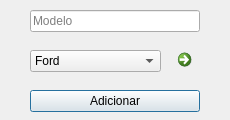
<?xml version="1.0" encoding="UTF-8"?>
<ui version="4.0">
 <class>CadastrarModelo</class>
 <widget class="QDialog" name="CadastrarModelo">
  <property name="geometry">
   <rect>
    <x>0</x>
    <y>0</y>
    <width>230</width>
    <height>120</height>
   </rect>
  </property>
  <property name="windowTitle">
   <string>Cadastrar Modelo</string>
  </property>
  <widget class="QPushButton" name="btnAddModelo">
   <property name="geometry">
    <rect>
     <x>30</x>
     <y>90</y>
     <width>170</width>
     <height>22</height>
    </rect>
   </property>
   <property name="text">
    <string>Adicionar</string>
   </property>
  </widget>
  <widget class="QLineEdit" name="lineAddModelo">
   <property name="geometry">
    <rect>
     <x>30</x>
     <y>10</y>
     <width>170</width>
     <height>22</height>
    </rect>
   </property>
   <property name="placeholderText">
    <string>Modelo</string>
   </property>
  </widget>
  <widget class="QComboBox" name="cBoxCadMarca">
   <property name="geometry">
    <rect>
     <x>30</x>
     <y>50</y>
     <width>131</width>
     <height>22</height>
    </rect>
   </property>
   <property name="currentText">
    <string extracomment="Marca">Ford</string>
   </property>
   <item>
    <property name="text">
     <string>Ford</string>
    </property>
   </item>
   <item>
    <property name="text">
     <string>Fiat</string>
    </property>
   </item>
  </widget>
  <widget class="QCommandLinkButton" name="cmdCadMarca">
   <property name="geometry">
    <rect>
     <x>170</x>
     <y>42</y>
     <width>30</width>
     <height>35</height>
    </rect>
   </property>
   <property name="sizePolicy">
    <sizepolicy hsizetype="Preferred" vsizetype="Preferred">
     <horstretch>0</horstretch>
     <verstretch>0</verstretch>
    </sizepolicy>
   </property>
   <property name="maximumSize">
    <size>
     <width>100</width>
     <height>50</height>
    </size>
   </property>
   <property name="autoFillBackground">
    <bool>false</bool>
   </property>
   <property name="text">
    <string/>
   </property>
  </widget>
 </widget>
 <resources/>
 <connections>
  <connection>
   <sender>btnAddModelo</sender>
   <signal>clicked()</signal>
   <receiver>CadastrarModelo</receiver>
   <slot>close()</slot>
   <hints>
    <hint type="sourcelabel">
     <x>162</x>
     <y>102</y>
    </hint>
    <hint type="destinationlabel">
     <x>218</x>
     <y>81</y>
    </hint>
   </hints>
  </connection>
 </connections>
</ui>
